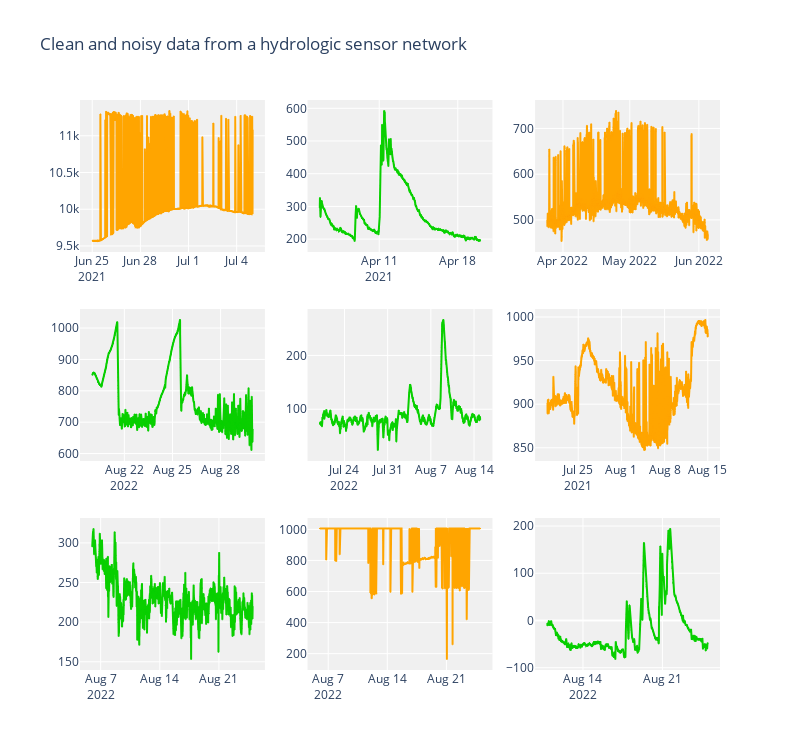

Source (notebook cell):
### Code cell
# Create a 3x3 subplot layout
fig = make_subplots(rows=3, cols=3)

# Loop through each subplot position
for i in range(1, 4):  # Rows
    for j in range(1, 4):  # Columns
        site= plots[3*(i-1)+j-1]
        data = grab_csv(site['filename'])
        data = data[site['window'][0]:site['window'][1]]
        fig.add_trace(
            go.Scatter(x=data.index, y=data['Value'],
                       hoverinfo='text', text=site['hover'], marker=dict(color=site['color'], size=1)),
            row=i, col=j
        )

# Update layout and hovermode
fig.update_layout(height=750, width=800, hovermode='closest', showlegend=False, title_text="Clean and noisy data from a hydrologic sensor network",
                  plot_bgcolor='#f0f0f0',  # Set plot background color to white
    )
fig.update_traces(mode='markers+lines')  # Adding markers to make hover more noticeable

# Show figure
fig.show()
fig.write_html('sensor_network_data.html', include_plotlyjs=True)

### Figure 1 — Plotly figure (JSON) as saved in the notebook; plotly's stock layout.template omitted (floating-point values rounded to 4 significant figures; data arrays with more than 128 entries replaced by an {"elided": "..."} marker saying what was removed)
{"data": [{"hoverinfo": "text", "marker": {"color": "orange", "size": 1}, "mode": "markers+lines", "text": "The sensor is obstructed by a bridge.", "type": "scatter", "x": {"elided": "1440 str values"}, "xaxis": "x", "y": {"elided": "1440 int values"}, "yaxis": "y"}, {"hoverinfo": "text", "marker": {"color": "#0acf00", "size": 1}, "mode": "markers+lines", "text": "Clean data", "type": "scatter", "x": {"elided": "2058 str values"}, "xaxis": "x2", "y": {"elided": "2058 int values"}, "yaxis": "y2"}, {"hoverinfo": "text", "marker": {"color": "orange", "size": 1}, "mode": "markers+lines", "text": "The sensor is tracking two moving variables.", "type": "scatter", "x": {"elided": "10175 str values"}, "xaxis": "x3", "y": {"elided": "10175 int values"}, "yaxis": "y3"}, {"hoverinfo": "text", "marker": {"color": "#0acf00", "size": 1}, "mode": "markers+lines", "text": "Clean data", "type": "scatter", "x": {"elided": "2862 str values"}, "xaxis": "x4", "y": {"elided": "2862 int values"}, "yaxis": "y4"}, {"hoverinfo": "text", "marker": {"color": "#0acf00", "size": 1}, "mode": "markers+lines", "text": "Clean data", "type": "scatter", "x": {"elided": "3738 str values"}, "xaxis": "x5", "y": {"elided": "3738 float values"}, "yaxis": "y5"}, {"hoverinfo": "text", "marker": {"color": "orange", "size": 1}, "mode": "markers+lines", "text": "This sensor is obstructed by plants growing out of the water.", "type": "scatter", "x": {"elided": "3741 str values"}, "xaxis": "x6", "y": {"elided": "3741 int values"}, "yaxis": "y6"}, {"hoverinfo": "text", "marker": {"color": "#0acf00", "size": 1}, "mode": "markers+lines", "text": "Clean data", "type": "scatter", "x": {"elided": "2666 str values"}, "xaxis": "x7", "y": {"elided": "2666 int values"}, "yaxis": "y7"}, {"hoverinfo": "text", "marker": {"color": "orange", "size": 1}, "mode": "markers+lines", "text": "This sensor is almost completely obstructed.", "type": "scatter", "x": {"elided": "2646 str values"}, "xaxis": "x8", "y": {"elided": "2646 float values"}, "yaxis": "y8"}, {"hoverinfo": "text", "marker": {"color": "#0acf00", "size": 1}, "mode": "markers+lines", "text": "Clean data", "type": "scatter", "x": {"elided": "2037 str values"}, "xaxis": "x9", "y": {"elided": "2037 float values"}, "yaxis": "y9"}], "layout": {"height": 750, "hovermode": "closest", "plot_bgcolor": "#f0f0f0", "showlegend": false, "title": {"text": "Clean and noisy data from a hydrologic sensor network"}, "width": 800, "xaxis": {"anchor": "y", "domain": [0, 0.2889]}, "xaxis2": {"anchor": "y2", "domain": [0.3556, 0.6444]}, "xaxis3": {"anchor": "y3", "domain": [0.7111, 1]}, "xaxis4": {"anchor": "y4", "domain": [0, 0.2889]}, "xaxis5": {"anchor": "y5", "domain": [0.3556, 0.6444]}, "xaxis6": {"anchor": "y6", "domain": [0.7111, 1]}, "xaxis7": {"anchor": "y7", "domain": [0, 0.2889]}, "xaxis8": {"anchor": "y8", "domain": [0.3556, 0.6444]}, "xaxis9": {"anchor": "y9", "domain": [0.7111, 1]}, "yaxis": {"anchor": "x", "domain": [0.7333, 1]}, "yaxis2": {"anchor": "x2", "domain": [0.7333, 1]}, "yaxis3": {"anchor": "x3", "domain": [0.7333, 1]}, "yaxis4": {"anchor": "x4", "domain": [0.3667, 0.6333]}, "yaxis5": {"anchor": "x5", "domain": [0.3667, 0.6333]}, "yaxis6": {"anchor": "x6", "domain": [0.3667, 0.6333]}, "yaxis7": {"anchor": "x7", "domain": [0, 0.2667]}, "yaxis8": {"anchor": "x8", "domain": [0, 0.2667]}, "yaxis9": {"anchor": "x9", "domain": [0, 0.2667]}}}
